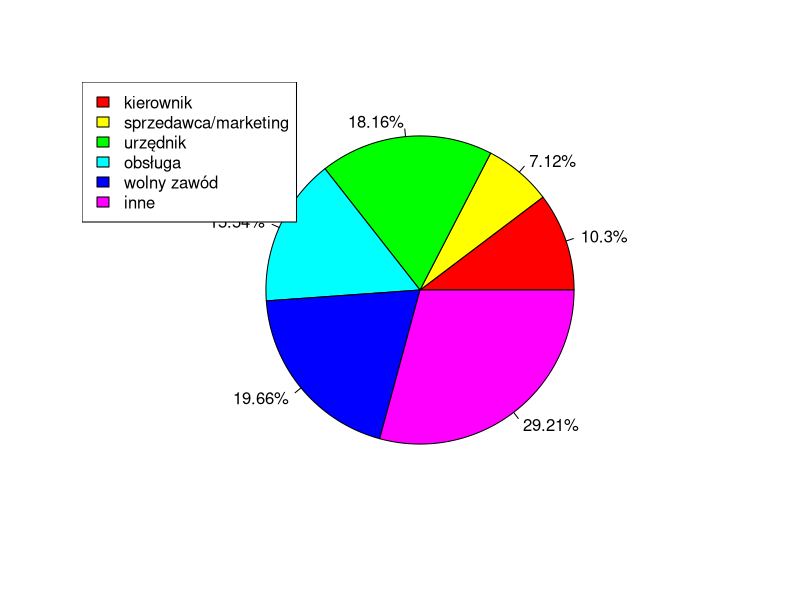

The R script that drew this image: (Note: this script raises an error after producing the figure.)
edu.data <- read.table("lab1_dane.txt", dec = ",", header = TRUE)

types.count <- table(edu.data$typ)
percentages <- paste0(round(100 * types.count / sum(types.count), 2), "%")
pie(types.count, labels = percentages, col = rainbow(6))
legend("topleft", legend = c("kierownik", "sprzedawca/marketing", "urzędnik", "obsługa", "wolny zawód", "inne"), fill = rainbow(6))

edu.data["wykszt"] = c(rep(0, nrow(edu.data)))
edu.data[edu.data$edu <= 8]

help("legend")
